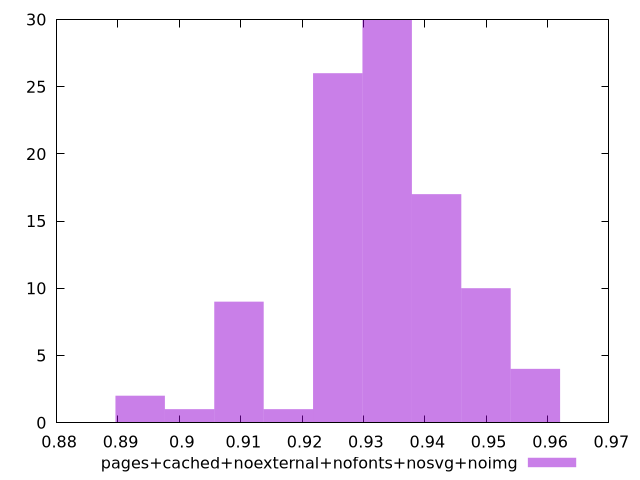

The gnuplot source for this figure:
$_pagesCachedNoexternalNofontsNosvgNoimg <<EOF
0.9338723875563899 30
0.9258217635257314 26
0.9097205154644143 9
0.9580242596483656 4
0.9419230115870485 17
0.949973635617707 10
0.8936192674030973 2
0.9016698914337558 1
0.9177711394950728 1
EOF
set key outside below
set terminal pngcairo
set output "report_00005_2020-11-02T22-26-11.212Z/performance_score/pages+cached+noexternal+nofonts+nosvg+noimg//hist.png"
set yrange [0:30]
set boxwidth 0.008050624030658534
set style fill transparent solid 0.5 noborder
plot $_pagesCachedNoexternalNofontsNosvgNoimg title "pages+cached+noexternal+nofonts+nosvg+noimg" with boxes ,
